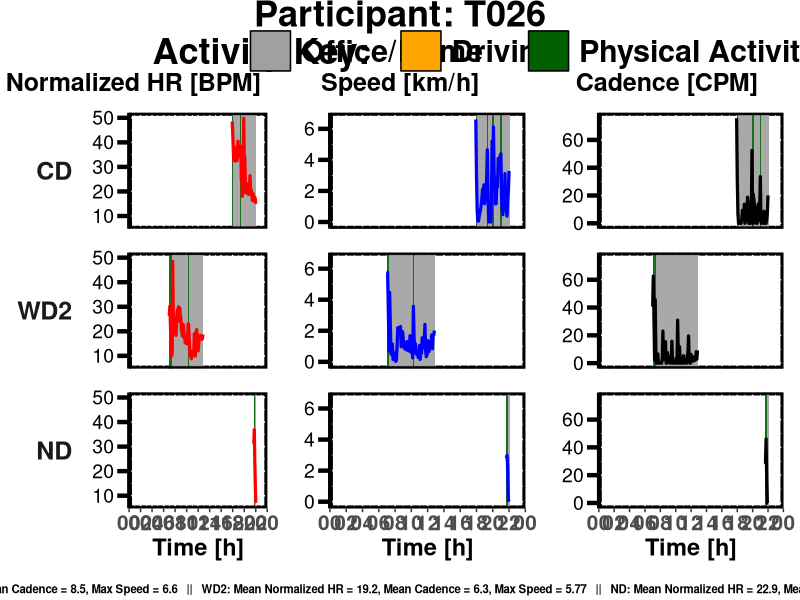
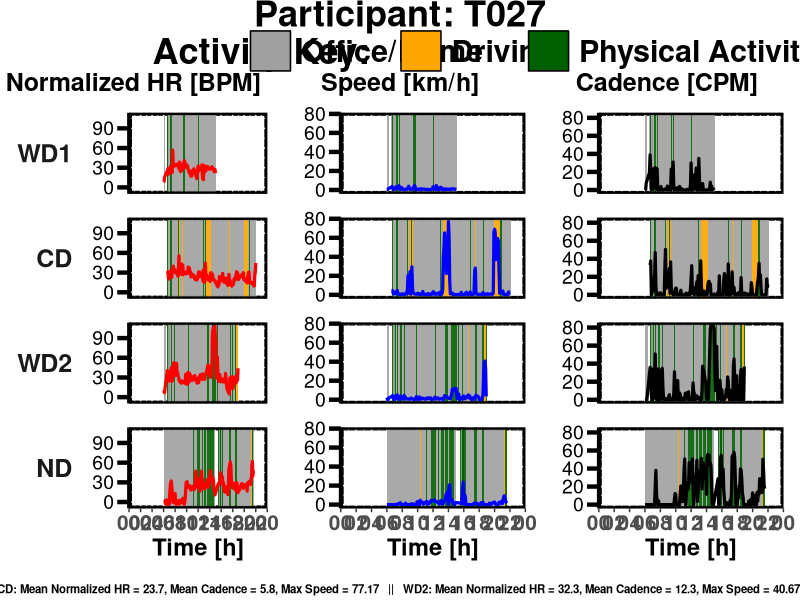
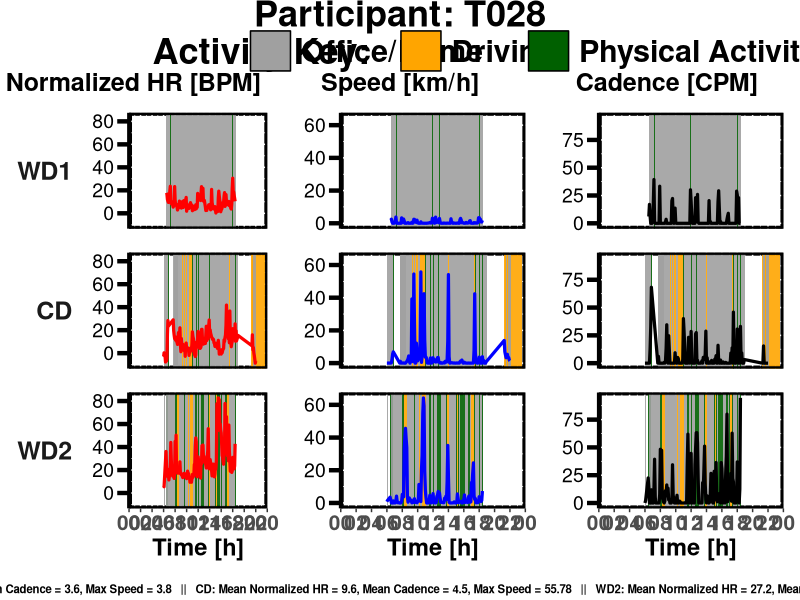
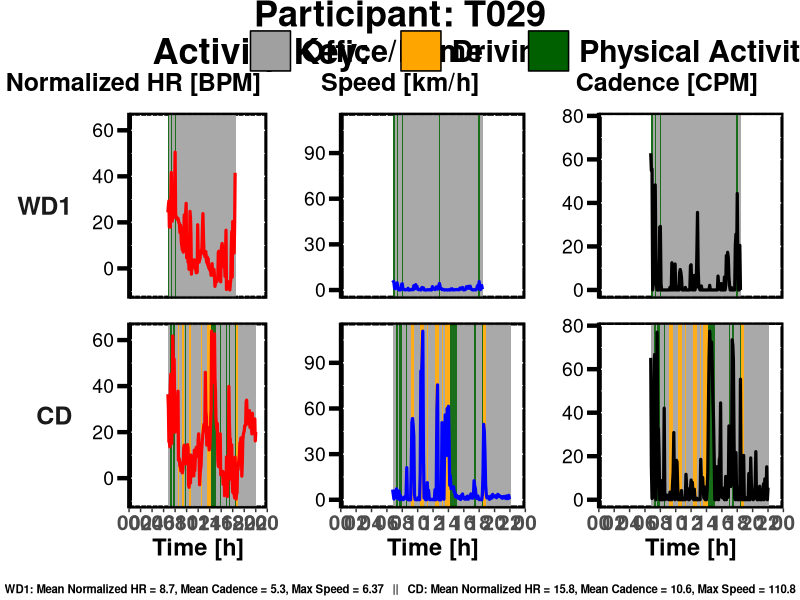
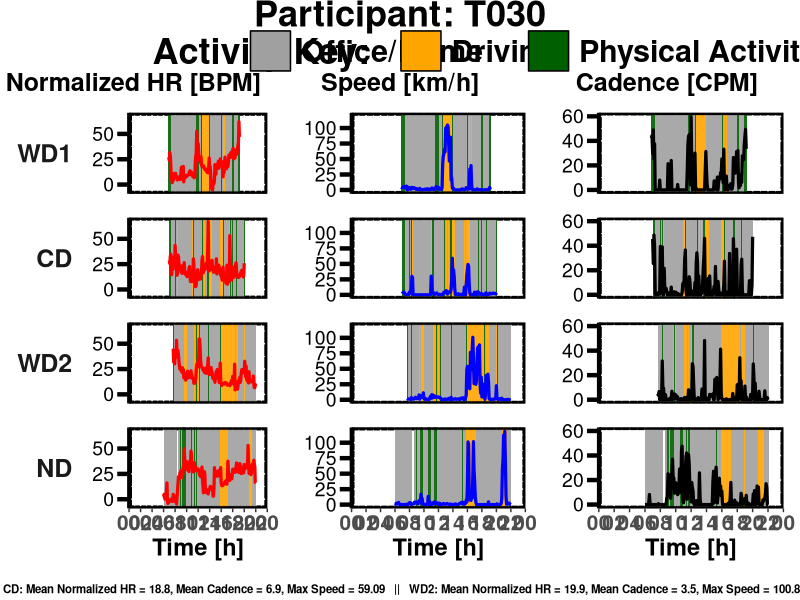
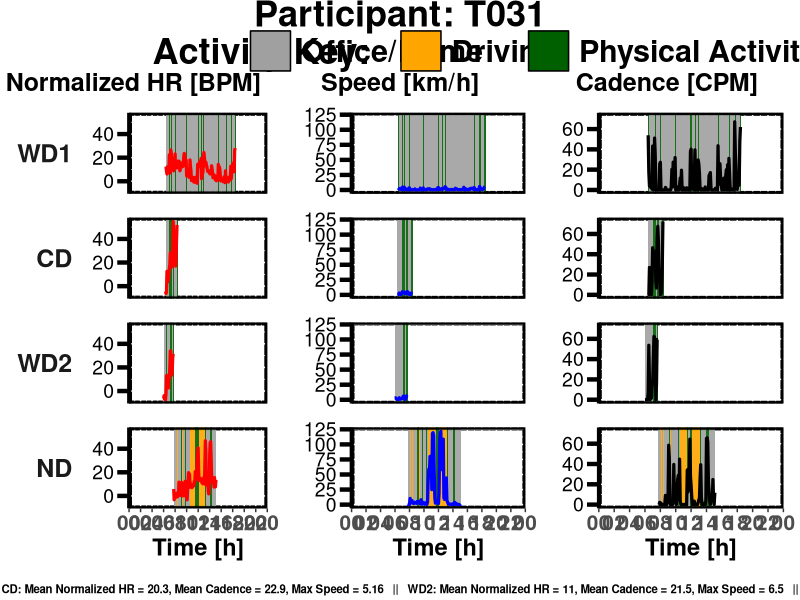
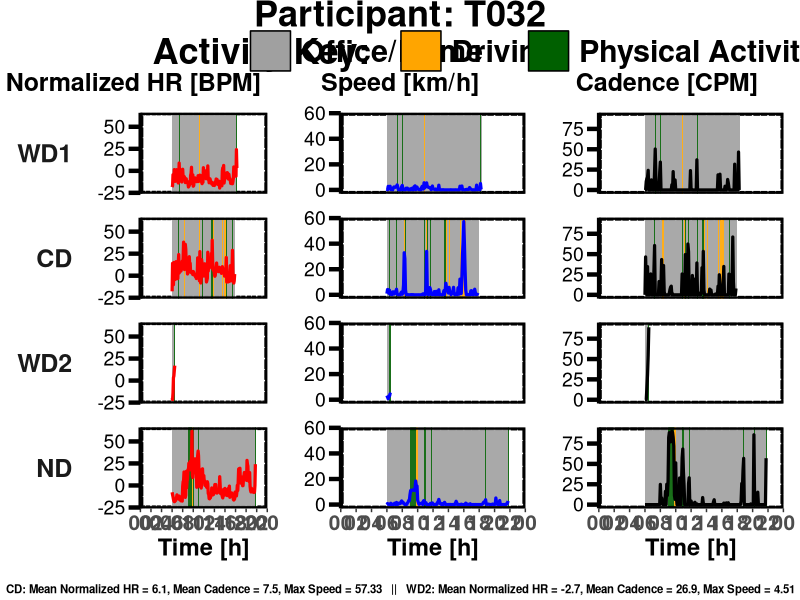
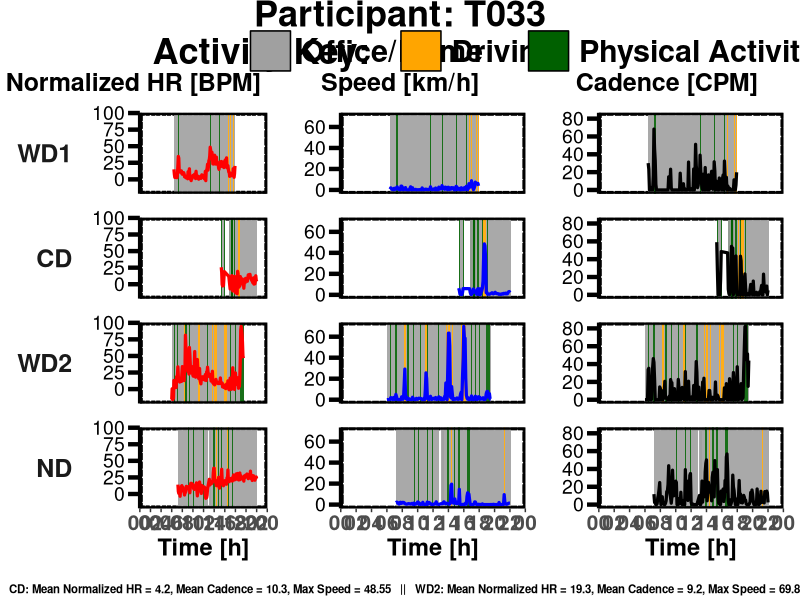

These charts were generated, in order, by the following R code:
# -------------------------------
# LOAD LIBRARIES
# -------------------------------
library(tidyverse)
library(lubridate)
library(grid)
library(patchwork)
library(cowplot)

# -------------------------------
# LOAD AND PREP DATA
# -------------------------------
df <- read_csv("Predicted_Activity_ForPredic_CVflow.csv") %>%
  mutate(
    Time = suppressWarnings(ymd_hms(Time, quiet = TRUE)),
    Day_clean = str_extract(Day_label, "^[A-Za-z]+"),
    Day_clean = ifelse(Day_clean %in% c("PR", "MD", "RD", "PS"), Day_clean, NA),
    Day = factor(Day_clean, levels = c("PR", "MD", "PS", "RD")),  # Original levels for data processing
    Activity = factor(Predicted_Activity,
                      levels = c("Office/Home", "Driving", "Physical Activity")),
    Participant = factor(Participant)
  ) %>%
  filter(!is.na(HR_Normalized), !is.na(Speed), !is.na(Cadence), !is.na(Day), !is.na(Time)) %>%
  arrange(Participant, Day, Time) %>%
  group_by(Participant) %>%
  mutate(
    TimeHour = as.numeric(difftime(Time, as.Date(Time), units = "hours"))
  ) %>%
  ungroup()

# -------------------------------
# COLOR DEFINITIONS
# -------------------------------
activity_colors <- c(
  "Office/Home" = "#A0A0A0",
  "Driving" = "orange",
  "Physical Activity" = "#006000"
)

line_colors <- c(
  "HR_Normalized [BPM]" = "red",
  "Speed [km/h]" = "blue",
  "Cadence [CPM]" = "black"
)

# -------------------------------
# ACTIVITY KEY FUNCTION
# -------------------------------
make_activity_key_absolute <- function(activity_colors, box_lines = 2.0, font_size = 22, hpad_npc = 0.12) {
  n <- length(activity_colors)
  x0 <- 0.01
  gg <- ggdraw()
  for (i in seq_along(activity_colors)) {
    color <- activity_colors[i]
    lab <- names(activity_colors)[i]
    gg <- gg +
      draw_grob(grid::rectGrob(
        x = unit(x0, "npc"),
        y = unit(0.5, "npc"),
        width = unit(box_lines, "lines"),
        height = unit(box_lines, "lines"),
        gp = grid::gpar(fill = color, col = "black", lwd = 1.5)
      )) +
      draw_label(lab, x = x0 + 0.08, y = 0.5,
                 hjust = 0, vjust = 0.5, fontface = "bold", size = font_size, color = "black")
    labw <- nchar(lab) * 0.015
    x0 <- x0 + 0.11 + labw + hpad_npc
  }
  gg
}

# Helper function to convert and order day labels for display
convert_day_labels <- function(day) {
  # First convert to new labels
  new_labels <- case_when(
    day == "MD" ~ "CD",
    day == "PR" ~ "WD1",
    day == "PS" ~ "WD2",
    day == "RD" ~ "ND",
    TRUE ~ day
  )
  # Then factor with desired order
  factor(new_labels, levels = c("WD1", "CD", "WD2", "ND"))
}

# -------------------------------
# PLOT SIGNAL PANEL (Dynamic xmax_add)
# -------------------------------
plot_signal_panel <- function(pid, df, signal, color, activity_colors, min_val, max_val, show_day_labels = FALSE, show_x_lab = TRUE) {
  df_part <- df %>% filter(Participant == pid)
  if (nrow(df_part) == 0) return(NULL)
  
  # Calculate median time difference between points (in hours)
  time_diffs <- diff(df_part$TimeHour)
  median_diff <- median(time_diffs, na.rm = TRUE)
  xmax_add <- median_diff * 1.01  # Slightly larger than median interval
  
  df_part <- df_part %>% mutate(SignalValue = .data[[signal]])
  
  # Create rectangles that adapt to the data frequency
  df_rects <- df_part %>%
    group_by(Day) %>%
    mutate(
      time_diff = c(median_diff, diff(TimeHour)),
      xstart = TimeHour,
      xend = pmin(TimeHour + time_diff, 24)
    ) %>%
    ungroup()
  
  # Convert day labels for display and order them
  df_part <- df_part %>% mutate(Day_display = convert_day_labels(as.character(Day)))
  df_rects <- df_rects %>% mutate(Day_display = convert_day_labels(as.character(Day)))
  
  ggplot(df_part, aes(x = TimeHour, y = SignalValue, group = Day)) +
    geom_rect(
      data = df_rects,
      aes(xmin = xstart, xmax = xend, ymin = -Inf, ymax = Inf, fill = Activity),
      inherit.aes = FALSE, alpha = 0.9, color = NA
    ) +
    geom_line(color = color, size = 1.1, show.legend = FALSE, na.rm = TRUE) +
    facet_wrap(~Day_display, ncol = 1, strip.position = "left") +
    scale_fill_manual(values = activity_colors, name = NULL) +
    scale_x_continuous(
      breaks = seq(0, 24, by = 2),
      labels = c("00", sprintf("%02d", seq(2, 22, by = 2)), "00"),
      expand = c(0, 0), limits = c(0, 24)
    ) +
    scale_y_continuous(limits = c(min_val, max_val), expand = c(0, 0.1)) +
    labs(x = if (show_x_lab) "Time [h]" else NULL, y = NULL) +
    theme(
      panel.background = element_rect(fill = "white", color = "black", size = 2.0),
      panel.border = element_rect(fill = NA, color = "black", linewidth = 1.5),
      panel.spacing = unit(1.2, "lines"),
      strip.background = element_blank(),
      strip.placement = "outside",
      strip.text.y.left = if (show_day_labels) 
        element_text(size = 18, margin = margin(r = 12), face = "bold", angle = 0, hjust = 1) 
      else element_blank(),
      axis.text.x = element_text(face = "bold", size = 15),
      axis.text.y.left = element_text(size = 14, color = "black", hjust = 1, vjust = 0.5),
      axis.ticks.y.left = element_line(color = "black", size = 1.5),
      axis.line.y.left = element_line(color = "black", size = 1.3),
      axis.ticks.length.y.left = unit(0.3, "cm"),
      axis.title.x = element_text(face = "bold", size = 17),
      axis.title.y = element_blank(),
      legend.position = "none",
      plot.title = element_blank(),
      plot.margin = margin(12, 12, 12, 12)
    )
}

# -------------------------------
# PARTICIPANT PANEL FUNCTION
# -------------------------------
plot_participant_panel <- function(pid, df, activity_colors, line_colors) {
  df_part <- df %>% filter(Participant == pid)
  if (nrow(df_part) == 0) return(NULL)
  
  calculate_limits <- function(x) {
    r <- range(x, na.rm = TRUE)
    c(r[1] - 0.05*diff(r), r[2] + 0.05*diff(r))
  }
  
  min_max <- list(
    HR_Normalized = calculate_limits(df_part$HR_Normalized),
    Speed = calculate_limits(df_part$Speed),
    Cadence = calculate_limits(df_part$Cadence)
  )
  
  p_HR <- plot_signal_panel(pid, df, "HR_Normalized", line_colors[1], activity_colors, 
                            min_max$HR_Normalized[1], min_max$HR_Normalized[2], 
                            show_day_labels = TRUE, show_x_lab = TRUE)
  p_Speed <- plot_signal_panel(pid, df, "Speed", line_colors[2], activity_colors, 
                               min_max$Speed[1], min_max$Speed[2], 
                               show_day_labels = FALSE, show_x_lab = TRUE)
  p_Cadence <- plot_signal_panel(pid, df, "Cadence", line_colors[3], activity_colors, 
                                 min_max$Cadence[1], min_max$Cadence[2], 
                                 show_day_labels = FALSE, show_x_lab = TRUE)
  
  title_plot <- ggdraw() +
    draw_label(paste0("Participant: ", pid), 
               fontface = "bold", size = 26, x = 0.5, hjust = 0.5, vjust = 0.5) +
    theme(plot.margin = margin(0, 0, 5, 0))
  
  activity_key_label <- ggdraw() +
    draw_label("Activity Key:", fontface = "bold", size = 26, x = 0, hjust = 0, vjust = 0.5)
  activity_key_plot <- make_activity_key_absolute(activity_colors)
  
  activity_key_row <- plot_grid(
    NULL, activity_key_label, activity_key_plot, NULL,
    ncol = 4, rel_widths = c(1.6, 1.2, 4.0, 1.6), align = "h"
  )
  
  signal_names_row <- plot_grid(
    ggdraw() + draw_label("Normalized HR [BPM]", fontface = "bold", size = 18, x = 0.5, hjust = 0.5),
    ggdraw() + draw_label("Speed [km/h]", fontface = "bold", size = 18, x = 0.5, hjust = 0.5),
    ggdraw() + draw_label("Cadence [CPM]", fontface = "bold", size = 18, x = 0.5, hjust = 0.5),
    ncol = 3
  )
  
  panels <- plot_grid(p_HR, p_Speed, p_Cadence, 
                      ncol = 3, align = "h", axis = "tb",
                      rel_widths = c(1.1, 1, 1))
  
  # Convert day labels for summary display and maintain order
  df_summary <- df_part %>%
    group_by(Day) %>%
    summarise(
      MeanHR = round(mean(HR_Normalized, na.rm = TRUE), 1),
      MaxSpeed = round(max(Speed, na.rm = TRUE), 2),
      MeanCadence = round(mean(Cadence, na.rm = TRUE), 1),
      .groups = "drop"
    ) %>%
    mutate(Day_display = convert_day_labels(as.character(Day))) %>%
    arrange(Day_display)  # Sort by the display order
  
  summary_text <- paste(
    paste0(df_summary$Day_display, ": Mean Normalized HR = ", df_summary$MeanHR,
           ", Mean Cadence = ", df_summary$MeanCadence,
           ", Max Speed = ", df_summary$MaxSpeed),
    collapse = "   ||   "
  )
  
  footer <- ggdraw() +
    draw_label(summary_text, size = 8.2, fontface = "bold", x = 0.5, hjust = 0.5, vjust = 0.5)
  
  plot_grid(
    title_plot,
    activity_key_row,
    signal_names_row,
    panels,
    footer,
    ncol = 1,
    rel_heights = c(0.12, 0.12, 0.10, 1.7, 0.08)
  )
}

# -------------------------------
# GENERATE PDF OUTPUT
# -------------------------------
participants <- unique(df$Participant)
pdf("Predicted_Activity_ForPredic_CVflow.pdf", width = 18, height = 9)
for (pid in participants) {
  plot_obj <- plot_participant_panel(pid, df, activity_colors, line_colors)
  if (!is.null(plot_obj)) print(plot_obj)
}
dev.off()